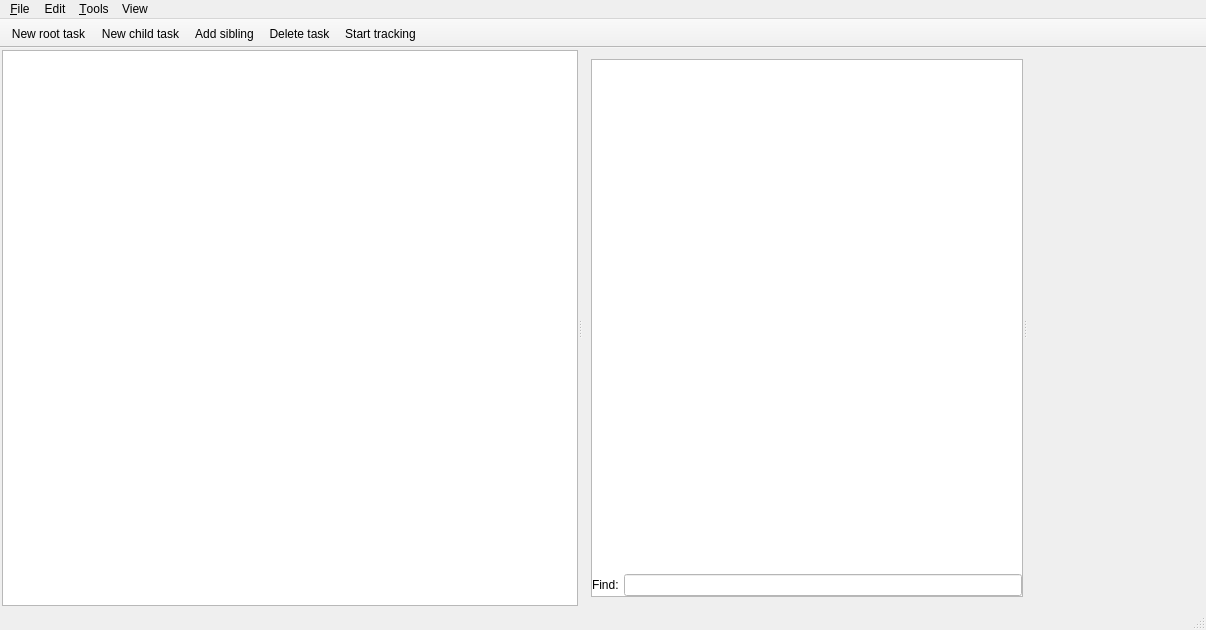
 <widget class="QMainWindow" name="MainWindow">
  <property name="geometry">
   <rect>
    <x>0</x>
    <y>0</y>
    <width>1206</width>
    <height>630</height>
   </rect>
  </property>
  <property name="sizePolicy">
   <sizepolicy hsizetype="Expanding" vsizetype="Expanding">
    <horstretch>0</horstretch>
    <verstretch>0</verstretch>
   </sizepolicy>
  </property>
  <property name="windowTitle">
   <string notr="true">Noo</string>
  </property>
  <widget class="QWidget" name="centralWidget">
   <property name="sizePolicy">
    <sizepolicy hsizetype="Maximum" vsizetype="Maximum">
     <horstretch>0</horstretch>
     <verstretch>0</verstretch>
    </sizepolicy>
   </property>
   <layout class="QHBoxLayout" name="horizontalLayout">
    <property name="sizeConstraint">
     <enum>QLayout::SizeConstraint::SetMaximumSize</enum>
    </property>
    <property name="leftMargin">
     <number>2</number>
    </property>
    <property name="topMargin">
     <number>2</number>
    </property>
    <property name="rightMargin">
     <number>2</number>
    </property>
    <property name="bottomMargin">
     <number>2</number>
    </property>
    <item>
     <widget class="QStackedWidget" name="mStackedViews">
      <widget class="QSplitter" name="mSplitter">
       <property name="sizePolicy">
        <sizepolicy hsizetype="Expanding" vsizetype="Expanding">
         <horstretch>0</horstretch>
         <verstretch>0</verstretch>
        </sizepolicy>
       </property>
       <property name="minimumSize">
        <size>
         <width>600</width>
         <height>200</height>
        </size>
       </property>
       <property name="orientation">
        <enum>Qt::Orientation::Horizontal</enum>
       </property>
       <widget class="TaskTreeView" name="mTaskTree">
        <property name="contextMenuPolicy">
         <enum>Qt::ContextMenuPolicy::CustomContextMenu</enum>
        </property>
        <property name="dragEnabled">
         <bool>true</bool>
        </property>
        <property name="dragDropMode">
         <enum>QAbstractItemView::DragDropMode::InternalMove</enum>
        </property>
        <property name="defaultDropAction">
         <enum>Qt::DropAction::MoveAction</enum>
        </property>
       </widget>
       <widget class="QFrame" name="frame">
        <property name="frameShape">
         <enum>QFrame::Shape::NoFrame</enum>
        </property>
        <property name="frameShadow">
         <enum>QFrame::Shadow::Raised</enum>
        </property>
        <layout class="QHBoxLayout" name="horizontalLayout_2">
         <item>
          <widget class="QSplitter" name="mTimeSplitter">
           <property name="orientation">
            <enum>Qt::Orientation::Horizontal</enum>
           </property>
           <widget class="QFrame" name="mEditFrame">
            <property name="sizePolicy">
             <sizepolicy hsizetype="Expanding" vsizetype="Expanding">
              <horstretch>0</horstretch>
              <verstretch>0</verstretch>
             </sizepolicy>
            </property>
            <property name="frameShape">
             <enum>QFrame::Shape::StyledPanel</enum>
            </property>
            <property name="frameShadow">
             <enum>QFrame::Shadow::Plain</enum>
            </property>
            <property name="lineWidth">
             <number>0</number>
            </property>
            <layout class="QVBoxLayout" name="verticalLayout">
             <property name="spacing">
              <number>0</number>
             </property>
             <property name="leftMargin">
              <number>0</number>
             </property>
             <property name="topMargin">
              <number>0</number>
             </property>
             <property name="rightMargin">
              <number>0</number>
             </property>
             <property name="bottomMargin">
              <number>0</number>
             </property>
             <item>
              <widget class="QMarkdownTextEdit" name="mNoteEdit">
               <property name="sizePolicy">
                <sizepolicy hsizetype="Expanding" vsizetype="Expanding">
                 <horstretch>0</horstretch>
                 <verstretch>0</verstretch>
                </sizepolicy>
               </property>
               <property name="frameShape">
                <enum>QFrame::Shape::NoFrame</enum>
               </property>
               <property name="frameShadow">
                <enum>QFrame::Shadow::Plain</enum>
               </property>
              </widget>
             </item>
             <item>
              <widget class="QFrame" name="mFindFrame">
               <property name="autoFillBackground">
                <bool>false</bool>
               </property>
               <property name="styleSheet">
                <string notr="true">background-color:white;</string>
               </property>
               <property name="frameShape">
                <enum>QFrame::Shape::NoFrame</enum>
               </property>
               <property name="frameShadow">
                <enum>QFrame::Shadow::Raised</enum>
               </property>
               <property name="lineWidth">
                <number>0</number>
               </property>
               <layout class="QHBoxLayout" name="mFindFrameLayout">
                <property name="spacing">
                 <number>5</number>
                </property>
                <property name="leftMargin">
                 <number>0</number>
                </property>
                <property name="topMargin">
                 <number>0</number>
                </property>
                <property name="rightMargin">
                 <number>0</number>
                </property>
                <property name="bottomMargin">
                 <number>0</number>
                </property>
                <item>
                 <widget class="QLabel" name="label">
                  <property name="text">
                   <string>Find:</string>
                  </property>
                 </widget>
                </item>
                <item>
                 <widget class="QLineEdit" name="mFindEdit"/>
                </item>
               </layout>
              </widget>
             </item>
            </layout>
           </widget>
           <widget class="NodePropertiesWidget" name="mProperties" native="true"/>
          </widget>
         </item>
        </layout>
       </widget>
      </widget>
     </widget>
    </item>
   </layout>
  </widget>
  <widget class="QMenuBar" name="mMainMenu">
   <property name="geometry">
    <rect>
     <x>0</x>
     <y>0</y>
     <width>1206</width>
     <height>25</height>
    </rect>
   </property>
   <widget class="QMenu" name="mFileMenu">
    <property name="title">
     <string>&amp;File</string>
    </property>
    <addaction name="mAboutAction"/>
    <addaction name="mCheckForUpdatesAction"/>
    <addaction name="mSaveAction"/>
    <addaction name="mSyncAction"/>
    <addaction name="separator"/>
    <addaction name="mPreferencesAction"/>
    <addaction name="mPrintAction"/>
    <addaction name="mExitAction"/>
   </widget>
   <widget class="QMenu" name="mEditMenu">
    <property name="title">
     <string>Edit</string>
    </property>
    <addaction name="mNewRootTaskAction"/>
    <addaction name="mNewTaskAction"/>
    <addaction name="mAddSiblingAction"/>
    <addaction name="mDeleteTaskAction"/>
    <addaction name="mRenameTaskAction"/>
    <addaction name="mMoveUpAction"/>
    <addaction name="mMoveDownAction"/>
    <addaction name="separator"/>
    <addaction name="mUndoEditAction"/>
    <addaction name="mRedoEditAction"/>
    <addaction name="mCutEditAction"/>
    <addaction name="mCopyEditAction"/>
    <addaction name="mPasteEditAction"/>
    <addaction name="mDeleteEditAction"/>
    <addaction name="mSelectAllEditAction"/>
    <addaction name="separator"/>
    <addaction name="mActionSearch"/>
    <addaction name="mActionSearchInTasks"/>
   </widget>
   <widget class="QMenu" name="mToolsMenu">
    <property name="title">
     <string>&amp;Tools</string>
    </property>
    <widget class="QMenu" name="mStartRecentTaskMenu">
     <property name="title">
      <string>Track recent task</string>
     </property>
     <property name="icon">
      <iconset resource="mainwindow.qrc">
       <normaloff>:/assets/images/buttons/empty.png</normaloff>:/assets/images/buttons/empty.png</iconset>
     </property>
    </widget>
    <addaction name="mActionSearchInTasks"/>
    <addaction name="mTimeReportAction"/>
    <addaction name="mStartOrStopTrackingAction"/>
    <addaction name="mStartRecentTaskMenu"/>
    <addaction name="separator"/>
    <addaction name="mFocusTaskTreeAction"/>
    <addaction name="mFocusTaskTextAction"/>
   </widget>
   <widget class="QMenu" name="mViewMenu">
    <property name="title">
     <string>View</string>
    </property>
    <addaction name="mShowToolbarAction"/>
   </widget>
   <addaction name="mFileMenu"/>
   <addaction name="mEditMenu"/>
   <addaction name="mToolsMenu"/>
   <addaction name="mViewMenu"/>
  </widget>
  <widget class="QToolBar" name="mMainToolbar">
   <property name="contextMenuPolicy">
    <enum>Qt::ContextMenuPolicy::NoContextMenu</enum>
   </property>
   <property name="windowTitle">
    <string>Toolbar</string>
   </property>
   <property name="movable">
    <bool>false</bool>
   </property>
   <property name="floatable">
    <bool>false</bool>
   </property>
   <attribute name="toolBarArea">
    <enum>TopToolBarArea</enum>
   </attribute>
   <attribute name="toolBarBreak">
    <bool>false</bool>
   </attribute>
   <addaction name="mNewRootTaskAction"/>
   <addaction name="mNewTaskAction"/>
   <addaction name="mAddSiblingAction"/>
   <addaction name="mDeleteTaskAction"/>
   <addaction name="mStartOrStopTrackingAction"/>
  </widget>
  <widget class="QStatusBar" name="mStatusBar"/>
  <action name="mSyncAction">
   <property name="enabled">
    <bool>false</bool>
   </property>
   <property name="icon">
    <iconset resource="mainwindow.qrc">
     <normaloff>:/assets/images/buttons/network-receive.png</normaloff>:/assets/images/buttons/network-receive.png</iconset>
   </property>
   <property name="text">
    <string>S&amp;ync...</string>
   </property>
   <property name="visible">
    <bool>false</bool>
   </property>
  </action>
  <action name="mPrintAction">
   <property name="icon">
    <iconset resource="mainwindow.qrc">
     <normaloff>:/assets/images/buttons/document-print.png</normaloff>:/assets/images/buttons/document-print.png</iconset>
   </property>
   <property name="text">
    <string>&amp;Print...</string>
   </property>
  </action>
  <action name="mExitAction">
   <property name="text">
    <string>E&amp;xit</string>
   </property>
  </action>
  <action name="mPreferencesAction">
   <property name="text">
    <string>Pre&amp;ferences...</string>
   </property>
  </action>
  <action name="mSaveAction">
   <property name="icon">
    <iconset resource="mainwindow.qrc">
     <normaloff>:/assets/images/buttons/document-save.png</normaloff>:/assets/images/buttons/document-save.png</iconset>
   </property>
   <property name="text">
    <string>&amp;Save</string>
   </property>
   <property name="shortcut">
    <string>Ctrl+S</string>
   </property>
  </action>
  <action name="mDeleteTaskAction">
   <property name="icon">
    <iconset resource="mainwindow.qrc">
     <normaloff>:/assets/images/buttons/list-remove.png</normaloff>:/assets/images/buttons/list-remove.png</iconset>
   </property>
   <property name="text">
    <string>Delete task</string>
   </property>
   <property name="toolTip">
    <string>Delete task</string>
   </property>
  </action>
  <action name="mRenameTaskAction">
   <property name="icon">
    <iconset resource="mainwindow.qrc">
     <normaloff>:/assets/images/buttons/empty.png</normaloff>:/assets/images/buttons/empty.png</iconset>
   </property>
   <property name="text">
    <string>Rename task</string>
   </property>
  </action>
  <action name="mNewTaskAction">
   <property name="icon">
    <iconset resource="mainwindow.qrc">
     <normaloff>:/assets/images/buttons/tree-add-child-small.png</normaloff>:/assets/images/buttons/tree-add-child-small.png</iconset>
   </property>
   <property name="text">
    <string>New child task</string>
   </property>
   <property name="iconText">
    <string>New child task</string>
   </property>
   <property name="toolTip">
    <string>New child task</string>
   </property>
   <property name="shortcut">
    <string>Ctrl+Shift+N</string>
   </property>
  </action>
  <action name="mNewRootTaskAction">
   <property name="icon">
    <iconset resource="mainwindow.qrc">
     <normaloff>:/assets/images/buttons/tree-add-root-small.png</normaloff>:/assets/images/buttons/tree-add-root-small.png</iconset>
   </property>
   <property name="text">
    <string>New root task</string>
   </property>
   <property name="shortcut">
    <string>Ctrl+N</string>
   </property>
  </action>
  <action name="mStartOrStopTrackingAction">
   <property name="icon">
    <iconset resource="mainwindow.qrc">
     <normaloff>:/assets/images/buttons/clock-32x32.png</normaloff>:/assets/images/buttons/clock-32x32.png</iconset>
   </property>
   <property name="text">
    <string>Start tracking</string>
   </property>
   <property name="shortcut">
    <string>Ctrl+T</string>
   </property>
  </action>
  <action name="mUndoEditAction">
   <property name="icon">
    <iconset resource="mainwindow.qrc">
     <normaloff>:/assets/images/buttons/edit-undo.png</normaloff>:/assets/images/buttons/edit-undo.png</iconset>
   </property>
   <property name="text">
    <string>Undo</string>
   </property>
   <property name="shortcut">
    <string>Ctrl+Z</string>
   </property>
  </action>
  <action name="mRedoEditAction">
   <property name="icon">
    <iconset resource="mainwindow.qrc">
     <normaloff>:/assets/images/buttons/edit-redo.png</normaloff>:/assets/images/buttons/edit-redo.png</iconset>
   </property>
   <property name="text">
    <string>Redo</string>
   </property>
   <property name="shortcut">
    <string>Ctrl+Shift+Z</string>
   </property>
  </action>
  <action name="mCutEditAction">
   <property name="icon">
    <iconset resource="mainwindow.qrc">
     <normaloff>:/assets/images/buttons/edit-cut.png</normaloff>:/assets/images/buttons/edit-cut.png</iconset>
   </property>
   <property name="text">
    <string>Cut</string>
   </property>
   <property name="shortcut">
    <string>Ctrl+X</string>
   </property>
  </action>
  <action name="mCopyEditAction">
   <property name="icon">
    <iconset resource="mainwindow.qrc">
     <normaloff>:/assets/images/buttons/edit-copy.png</normaloff>:/assets/images/buttons/edit-copy.png</iconset>
   </property>
   <property name="text">
    <string>Copy</string>
   </property>
   <property name="shortcut">
    <string>Ctrl+C</string>
   </property>
  </action>
  <action name="mPasteEditAction">
   <property name="icon">
    <iconset resource="mainwindow.qrc">
     <normaloff>:/assets/images/buttons/edit-paste.png</normaloff>:/assets/images/buttons/edit-paste.png</iconset>
   </property>
   <property name="text">
    <string>Paste</string>
   </property>
   <property name="shortcut">
    <string>Ctrl+V</string>
   </property>
  </action>
  <action name="mDeleteEditAction">
   <property name="icon">
    <iconset resource="mainwindow.qrc">
     <normaloff>:/assets/images/buttons/edit-clear.png</normaloff>:/assets/images/buttons/edit-clear.png</iconset>
   </property>
   <property name="text">
    <string>Delete</string>
   </property>
  </action>
  <action name="mSelectAllEditAction">
   <property name="icon">
    <iconset resource="mainwindow.qrc">
     <normaloff>:/assets/images/buttons/edit-select-all.png</normaloff>:/assets/images/buttons/edit-select-all.png</iconset>
   </property>
   <property name="text">
    <string>Select all note</string>
   </property>
   <property name="shortcut">
    <string>Ctrl+A</string>
   </property>
  </action>
  <action name="mAboutAction">
   <property name="text">
    <string>About...</string>
   </property>
  </action>
  <action name="mTimelineAction">
   <property name="icon">
    <iconset resource="mainwindow.qrc">
     <normaloff>:/assets/images/buttons/office-calendar.png</normaloff>:/assets/images/buttons/office-calendar.png</iconset>
   </property>
   <property name="text">
    <string>Timeline...</string>
   </property>
  </action>
  <action name="mTimeReportAction">
   <property name="icon">
    <iconset resource="mainwindow.qrc">
     <normaloff>:/assets/images/buttons/appointment-new.png</normaloff>:/assets/images/buttons/appointment-new.png</iconset>
   </property>
   <property name="text">
    <string>Time report...</string>
   </property>
  </action>
  <action name="mShowToolbarAction">
   <property name="checkable">
    <bool>true</bool>
   </property>
   <property name="checked">
    <bool>true</bool>
   </property>
   <property name="icon">
    <iconset resource="mainwindow.qrc">
     <normaloff>:/assets/images/buttons/empty.png</normaloff>:/assets/images/buttons/empty.png</iconset>
   </property>
   <property name="text">
    <string>Show toolbar</string>
   </property>
  </action>
  <action name="mAttachmentsAction">
   <property name="icon">
    <iconset resource="mainwindow.qrc">
     <normaloff>:/assets/images/buttons/empty.png</normaloff>:/assets/images/buttons/empty.png</iconset>
   </property>
   <property name="text">
    <string>Attachments</string>
   </property>
   <property name="toolTip">
    <string>View&amp;edit attachments</string>
   </property>
  </action>
  <action name="mCheckForUpdatesAction">
   <property name="text">
    <string>Check for updates...</string>
   </property>
  </action>
  <action name="mTimeTrackableAction">
   <property name="checkable">
    <bool>true</bool>
   </property>
   <property name="icon">
    <iconset resource="mainwindow.qrc">
     <normaloff>:/assets/images/buttons/accessories-calculator.png</normaloff>:/assets/images/buttons/accessories-calculator.png</iconset>
   </property>
   <property name="text">
    <string>Time trackable</string>
   </property>
  </action>
  <action name="mActionSearchInTasks">
   <property name="icon">
    <iconset resource="mainwindow.qrc">
     <normaloff>:/assets/images/buttons/folder-saved-search.png</normaloff>:/assets/images/buttons/folder-saved-search.png</iconset>
   </property>
   <property name="text">
    <string>Find in tasks...</string>
   </property>
   <property name="shortcut">
    <string>Ctrl+Shift+F</string>
   </property>
  </action>
  <action name="mActionSearch">
   <property name="icon">
    <iconset resource="mainwindow.qrc">
     <normaloff>:/assets/images/buttons/edit-find.png</normaloff>:/assets/images/buttons/edit-find.png</iconset>
   </property>
   <property name="text">
    <string>Find...</string>
   </property>
   <property name="shortcut">
    <string>Ctrl+F</string>
   </property>
  </action>
  <action name="mShowLittAction">
   <property name="icon">
    <iconset resource="mainwindow.qrc">
     <normaloff>:/assets/images/buttons/format-justify-fill.png</normaloff>:/assets/images/buttons/format-justify-fill.png</iconset>
   </property>
   <property name="text">
    <string>Show Noo window</string>
   </property>
   <property name="toolTip">
    <string>Bring Noo window to foreground</string>
   </property>
  </action>
  <action name="mFocusTaskTreeAction">
   <property name="icon">
    <iconset resource="mainwindow.qrc">
     <normaloff>:/assets/images/buttons/empty.png</normaloff>:/assets/images/buttons/empty.png</iconset>
   </property>
   <property name="text">
    <string>Switch to task tree</string>
   </property>
   <property name="shortcut">
    <string>Ctrl+1</string>
   </property>
  </action>
  <action name="mFocusTaskTextAction">
   <property name="icon">
    <iconset resource="mainwindow.qrc">
     <normaloff>:/assets/images/buttons/empty.png</normaloff>:/assets/images/buttons/empty.png</iconset>
   </property>
   <property name="text">
    <string>Switch to task text</string>
   </property>
   <property name="shortcut">
    <string>Ctrl+2</string>
   </property>
  </action>
  <action name="mAddSiblingAction">
   <property name="icon">
    <iconset resource="mainwindow.qrc">
     <normaloff>:/assets/images/buttons/tree-add-sibling-small.png</normaloff>:/assets/images/buttons/tree-add-sibling-small.png</iconset>
   </property>
   <property name="text">
    <string>Add sibling</string>
   </property>
   <property name="toolTip">
    <string>Add sibling document</string>
   </property>
  </action>
  <action name="mDecreaseLevelAction">
   <property name="icon">
    <iconset resource="mainwindow.qrc">
     <normaloff>:/assets/images/buttons/empty.png</normaloff>:/assets/images/buttons/empty.png</iconset>
   </property>
   <property name="text">
    <string>Decrease level</string>
   </property>
   <property name="toolTip">
    <string>Decrease document level</string>
   </property>
  </action>
  <action name="mIncreaseLevelAction">
   <property name="icon">
    <iconset resource="mainwindow.qrc">
     <normaloff>:/assets/images/buttons/empty.png</normaloff>:/assets/images/buttons/empty.png</iconset>
   </property>
   <property name="text">
    <string>Increase level</string>
   </property>
   <property name="toolTip">
    <string>Increase document level</string>
   </property>
  </action>
  <action name="mMoveUpAction">
   <property name="icon">
    <iconset resource="mainwindow.qrc">
     <normaloff>:/assets/images/buttons/empty.png</normaloff>:/assets/images/buttons/empty.png</iconset>
   </property>
   <property name="text">
    <string>Move up</string>
   </property>
   <property name="toolTip">
    <string>Move document up</string>
   </property>
   <property name="shortcut">
    <string>Ctrl+Shift+Up</string>
   </property>
  </action>
  <action name="mMoveDownAction">
   <property name="icon">
    <iconset resource="mainwindow.qrc">
     <normaloff>:/assets/images/buttons/empty.png</normaloff>:/assets/images/buttons/empty.png</iconset>
   </property>
   <property name="text">
    <string>Move down</string>
   </property>
   <property name="toolTip">
    <string>Move document down</string>
   </property>
   <property name="shortcut">
    <string>Ctrl+Shift+Down</string>
   </property>
  </action>
 </widget>
